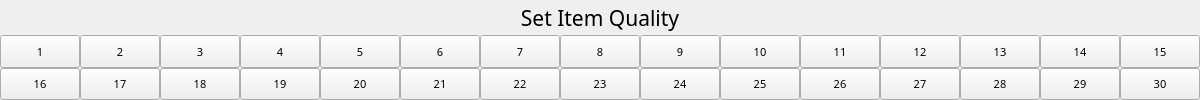
       <widget class="QWidget" name="quality_options" native="true">
        <layout class="QVBoxLayout" name="verticalLayout_4">
         <property name="spacing">
          <number>0</number>
         </property>
         <property name="leftMargin">
          <number>0</number>
         </property>
         <property name="topMargin">
          <number>0</number>
         </property>
         <property name="rightMargin">
          <number>0</number>
         </property>
         <property name="bottomMargin">
          <number>0</number>
         </property>
         <item>
          <widget class="QLabel" name="quality_header_label">
           <property name="sizePolicy">
            <sizepolicy hsizetype="MinimumExpanding" vsizetype="Fixed">
             <horstretch>0</horstretch>
             <verstretch>0</verstretch>
            </sizepolicy>
           </property>
           <property name="minimumSize">
            <size>
             <width>0</width>
             <height>35</height>
            </size>
           </property>
           <property name="font">
            <font>
             <family>fontin</family>
             <pointsize>16</pointsize>
             <stylestrategy>PreferAntialias</stylestrategy>
            </font>
           </property>
           <property name="text">
            <string>Set Item Quality</string>
           </property>
           <property name="alignment">
            <set>Qt::AlignCenter</set>
           </property>
          </widget>
         </item>
         <item>
          <widget class="QWidget" name="quality_buttons" native="true">
           <property name="sizePolicy">
            <sizepolicy hsizetype="MinimumExpanding" vsizetype="MinimumExpanding">
             <horstretch>0</horstretch>
             <verstretch>0</verstretch>
            </sizepolicy>
           </property>
           <property name="font">
            <font>
             <family>fontin-smallcaps</family>
             <pointsize>8</pointsize>
             <stylestrategy>PreferAntialias</stylestrategy>
            </font>
           </property>
           <layout class="QGridLayout" name="gridLayout_3">
            <property name="leftMargin">
             <number>0</number>
            </property>
            <property name="topMargin">
             <number>0</number>
            </property>
            <property name="rightMargin">
             <number>0</number>
            </property>
            <property name="bottomMargin">
             <number>0</number>
            </property>
            <property name="spacing">
             <number>0</number>
            </property>
            <item row="1" column="10">
             <widget class="QPushButton" name="quality_26">
              <property name="sizePolicy">
               <sizepolicy hsizetype="MinimumExpanding" vsizetype="MinimumExpanding">
                <horstretch>0</horstretch>
                <verstretch>0</verstretch>
               </sizepolicy>
              </property>
              <property name="font">
               <font>
                <family>fontin-smallcaps</family>
                <pointsize>8</pointsize>
                <stylestrategy>PreferAntialias</stylestrategy>
               </font>
              </property>
              <property name="text">
               <string>26</string>
              </property>
              <property name="iconSize">
               <size>
                <width>30</width>
                <height>30</height>
               </size>
              </property>
             </widget>
            </item>
            <item row="1" column="11">
             <widget class="QPushButton" name="quality_27">
              <property name="sizePolicy">
               <sizepolicy hsizetype="MinimumExpanding" vsizetype="MinimumExpanding">
                <horstretch>0</horstretch>
                <verstretch>0</verstretch>
               </sizepolicy>
              </property>
              <property name="font">
               <font>
                <family>fontin-smallcaps</family>
                <pointsize>8</pointsize>
                <stylestrategy>PreferAntialias</stylestrategy>
               </font>
              </property>
              <property name="text">
               <string>27</string>
              </property>
              <property name="iconSize">
               <size>
                <width>30</width>
                <height>30</height>
               </size>
              </property>
             </widget>
            </item>
            <item row="1" column="6">
             <widget class="QPushButton" name="quality_22">
              <property name="sizePolicy">
               <sizepolicy hsizetype="MinimumExpanding" vsizetype="MinimumExpanding">
                <horstretch>0</horstretch>
                <verstretch>0</verstretch>
               </sizepolicy>
              </property>
              <property name="font">
               <font>
                <family>fontin-smallcaps</family>
                <pointsize>8</pointsize>
                <stylestrategy>PreferAntialias</stylestrategy>
               </font>
              </property>
              <property name="text">
               <string>22</string>
              </property>
             </widget>
            </item>
            <item row="1" column="0">
             <widget class="QPushButton" name="quality_16">
              <property name="sizePolicy">
               <sizepolicy hsizetype="MinimumExpanding" vsizetype="MinimumExpanding">
                <horstretch>0</horstretch>
                <verstretch>0</verstretch>
               </sizepolicy>
              </property>
              <property name="font">
               <font>
                <family>fontin-smallcaps</family>
                <pointsize>8</pointsize>
                <stylestrategy>PreferAntialias</stylestrategy>
               </font>
              </property>
              <property name="text">
               <string>16</string>
              </property>
              <property name="iconSize">
               <size>
                <width>30</width>
                <height>30</height>
               </size>
              </property>
             </widget>
            </item>
            <item row="1" column="7">
             <widget class="QPushButton" name="quality_23">
              <property name="sizePolicy">
               <sizepolicy hsizetype="MinimumExpanding" vsizetype="MinimumExpanding">
                <horstretch>0</horstretch>
                <verstretch>0</verstretch>
               </sizepolicy>
              </property>
              <property name="font">
               <font>
                <family>fontin-smallcaps</family>
                <pointsize>8</pointsize>
                <stylestrategy>PreferAntialias</stylestrategy>
               </font>
              </property>
              <property name="text">
               <string>23</string>
              </property>
             </widget>
            </item>
            <item row="0" column="7">
             <widget class="QPushButton" name="quality_8">
              <property name="sizePolicy">
               <sizepolicy hsizetype="MinimumExpanding" vsizetype="MinimumExpanding">
                <horstretch>0</horstretch>
                <verstretch>0</verstretch>
               </sizepolicy>
              </property>
              <property name="font">
               <font>
                <family>fontin-smallcaps</family>
                <pointsize>8</pointsize>
                <stylestrategy>PreferAntialias</stylestrategy>
               </font>
              </property>
              <property name="text">
               <string>8</string>
              </property>
              <property name="iconSize">
               <size>
                <width>30</width>
                <height>30</height>
               </size>
              </property>
             </widget>
            </item>
            <item row="0" column="11">
             <widget class="QPushButton" name="quality_12">
              <property name="sizePolicy">
               <sizepolicy hsizetype="MinimumExpanding" vsizetype="MinimumExpanding">
                <horstretch>0</horstretch>
                <verstretch>0</verstretch>
               </sizepolicy>
              </property>
              <property name="font">
               <font>
                <family>fontin-smallcaps</family>
                <pointsize>8</pointsize>
                <stylestrategy>PreferAntialias</stylestrategy>
               </font>
              </property>
              <property name="text">
               <string>12</string>
              </property>
              <property name="iconSize">
               <size>
                <width>30</width>
                <height>30</height>
               </size>
              </property>
             </widget>
            </item>
            <item row="0" column="14">
             <widget class="QPushButton" name="quality_15">
              <property name="sizePolicy">
               <sizepolicy hsizetype="MinimumExpanding" vsizetype="MinimumExpanding">
                <horstretch>0</horstretch>
                <verstretch>0</verstretch>
               </sizepolicy>
              </property>
              <property name="font">
               <font>
                <family>fontin-smallcaps</family>
                <pointsize>8</pointsize>
                <stylestrategy>PreferAntialias</stylestrategy>
               </font>
              </property>
              <property name="text">
               <string>15</string>
              </property>
              <property name="iconSize">
               <size>
                <width>30</width>
                <height>30</height>
               </size>
              </property>
             </widget>
            </item>
            <item row="1" column="5">
             <widget class="QPushButton" name="quality_21">
              <property name="sizePolicy">
               <sizepolicy hsizetype="MinimumExpanding" vsizetype="MinimumExpanding">
                <horstretch>0</horstretch>
                <verstretch>0</verstretch>
               </sizepolicy>
              </property>
              <property name="font">
               <font>
                <family>fontin-smallcaps</family>
                <pointsize>8</pointsize>
                <stylestrategy>PreferAntialias</stylestrategy>
               </font>
              </property>
              <property name="text">
               <string>21</string>
              </property>
             </widget>
            </item>
            <item row="0" column="6">
             <widget class="QPushButton" name="quality_7">
              <property name="sizePolicy">
               <sizepolicy hsizetype="MinimumExpanding" vsizetype="MinimumExpanding">
                <horstretch>0</horstretch>
                <verstretch>0</verstretch>
               </sizepolicy>
              </property>
              <property name="font">
               <font>
                <family>fontin-smallcaps</family>
                <pointsize>8</pointsize>
                <stylestrategy>PreferAntialias</stylestrategy>
               </font>
              </property>
              <property name="text">
               <string>7</string>
              </property>
              <property name="iconSize">
               <size>
                <width>30</width>
                <height>30</height>
               </size>
              </property>
             </widget>
            </item>
            <item row="0" column="2">
             <widget class="QPushButton" name="quality_3">
              <property name="sizePolicy">
               <sizepolicy hsizetype="MinimumExpanding" vsizetype="MinimumExpanding">
                <horstretch>0</horstretch>
                <verstretch>0</verstretch>
               </sizepolicy>
              </property>
              <property name="font">
               <font>
                <family>fontin-smallcaps</family>
                <pointsize>8</pointsize>
                <stylestrategy>PreferAntialias</stylestrategy>
               </font>
              </property>
              <property name="text">
               <string>3</string>
              </property>
              <property name="iconSize">
               <size>
                <width>30</width>
                <height>30</height>
               </size>
              </property>
             </widget>
            </item>
            <item row="0" column="12">
             <widget class="QPushButton" name="quality_13">
              <property name="sizePolicy">
               <sizepolicy hsizetype="MinimumExpanding" vsizetype="MinimumExpanding">
                <horstretch>0</horstretch>
                <verstretch>0</verstretch>
               </sizepolicy>
              </property>
              <property name="font">
               <font>
                <family>fontin-smallcaps</family>
                <pointsize>8</pointsize>
                <stylestrategy>PreferAntialias</stylestrategy>
               </font>
              </property>
              <property name="text">
               <string>13</string>
              </property>
              <property name="iconSize">
               <size>
                <width>30</width>
                <height>30</height>
               </size>
              </property>
             </widget>
            </item>
            <item row="0" column="5">
             <widget class="QPushButton" name="quality_6">
              <property name="sizePolicy">
               <sizepolicy hsizetype="MinimumExpanding" vsizetype="MinimumExpanding">
                <horstretch>0</horstretch>
                <verstretch>0</verstretch>
               </sizepolicy>
              </property>
              <property name="font">
               <font>
                <family>fontin-smallcaps</family>
                <pointsize>8</pointsize>
                <stylestrategy>PreferAntialias</stylestrategy>
               </font>
              </property>
              <property name="text">
               <string>6</string>
              </property>
              <property name="iconSize">
               <size>
                <width>30</width>
                <height>30</height>
               </size>
              </property>
             </widget>
            </item>
            <item row="1" column="2">
             <widget class="QPushButton" name="quality_18">
              <property name="sizePolicy">
               <sizepolicy hsizetype="MinimumExpanding" vsizetype="MinimumExpanding">
                <horstretch>0</horstretch>
                <verstretch>0</verstretch>
               </sizepolicy>
              </property>
              <property name="font">
               <font>
                <family>fontin-smallcaps</family>
                <pointsize>8</pointsize>
                <stylestrategy>PreferAntialias</stylestrategy>
               </font>
              </property>
              <property name="text">
               <string>18</string>
              </property>
             </widget>
            </item>
            <item row="1" column="14">
             <widget class="QPushButton" name="quality_30">
              <property name="sizePolicy">
               <sizepolicy hsizetype="MinimumExpanding" vsizetype="MinimumExpanding">
                <horstretch>0</horstretch>
                <verstretch>0</verstretch>
               </sizepolicy>
              </property>
              <property name="font">
               <font>
                <family>fontin-smallcaps</family>
                <pointsize>8</pointsize>
                <stylestrategy>PreferAntialias</stylestrategy>
               </font>
              </property>
              <property name="text">
               <string>30</string>
              </property>
              <property name="iconSize">
               <size>
                <width>30</width>
                <height>30</height>
               </size>
              </property>
             </widget>
            </item>
            <item row="0" column="1">
             <widget class="QPushButton" name="quality_2">
              <property name="sizePolicy">
               <sizepolicy hsizetype="MinimumExpanding" vsizetype="MinimumExpanding">
                <horstretch>0</horstretch>
                <verstretch>0</verstretch>
               </sizepolicy>
              </property>
              <property name="font">
               <font>
                <family>fontin-smallcaps</family>
                <pointsize>8</pointsize>
                <stylestrategy>PreferAntialias</stylestrategy>
               </font>
              </property>
              <property name="text">
               <string>2</string>
              </property>
              <property name="iconSize">
               <size>
                <width>30</width>
                <height>30</height>
               </size>
              </property>
             </widget>
            </item>
            <item row="1" column="13">
             <widget class="QPushButton" name="quality_29">
              <property name="sizePolicy">
               <sizepolicy hsizetype="MinimumExpanding" vsizetype="MinimumExpanding">
                <horstretch>0</horstretch>
                <verstretch>0</verstretch>
               </sizepolicy>
              </property>
              <property name="font">
               <font>
                <family>fontin-smallcaps</family>
                <pointsize>8</pointsize>
                <stylestrategy>PreferAntialias</stylestrategy>
               </font>
              </property>
              <property name="text">
               <string>29</string>
              </property>
              <property name="iconSize">
               <size>
                <width>30</width>
                <height>30</height>
               </size>
              </property>
             </widget>
            </item>
            <item row="1" column="8">
             <widget class="QPushButton" name="quality_24">
              <property name="sizePolicy">
               <sizepolicy hsizetype="MinimumExpanding" vsizetype="MinimumExpanding">
                <horstretch>0</horstretch>
                <verstretch>0</verstretch>
               </sizepolicy>
              </property>
              <property name="font">
               <font>
                <family>fontin-smallcaps</family>
                <pointsize>8</pointsize>
                <stylestrategy>PreferAntialias</stylestrategy>
               </font>
              </property>
              <property name="text">
               <string>24</string>
              </property>
             </widget>
            </item>
            <item row="1" column="1">
             <widget class="QPushButton" name="quality_17">
              <property name="sizePolicy">
               <sizepolicy hsizetype="MinimumExpanding" vsizetype="MinimumExpanding">
                <horstretch>0</horstretch>
                <verstretch>0</verstretch>
               </sizepolicy>
              </property>
              <property name="font">
               <font>
                <family>fontin-smallcaps</family>
                <pointsize>8</pointsize>
                <stylestrategy>PreferAntialias</stylestrategy>
               </font>
              </property>
              <property name="text">
               <string>17</string>
              </property>
             </widget>
            </item>
            <item row="0" column="13">
             <widget class="QPushButton" name="quality_14">
              <property name="sizePolicy">
               <sizepolicy hsizetype="MinimumExpanding" vsizetype="MinimumExpanding">
                <horstretch>0</horstretch>
                <verstretch>0</verstretch>
               </sizepolicy>
              </property>
              <property name="font">
               <font>
                <family>fontin-smallcaps</family>
                <pointsize>8</pointsize>
                <stylestrategy>PreferAntialias</stylestrategy>
               </font>
              </property>
              <property name="text">
               <string>14</string>
              </property>
              <property name="iconSize">
               <size>
                <width>30</width>
                <height>30</height>
               </size>
              </property>
             </widget>
            </item>
            <item row="1" column="12">
             <widget class="QPushButton" name="quality_28">
              <property name="sizePolicy">
               <sizepolicy hsizetype="MinimumExpanding" vsizetype="MinimumExpanding">
                <horstretch>0</horstretch>
                <verstretch>0</verstretch>
               </sizepolicy>
              </property>
              <property name="font">
               <font>
                <family>fontin-smallcaps</family>
                <pointsize>8</pointsize>
                <stylestrategy>PreferAntialias</stylestrategy>
               </font>
              </property>
              <property name="text">
               <string>28</string>
              </property>
              <property name="iconSize">
               <size>
                <width>30</width>
                <height>30</height>
               </size>
              </property>
             </widget>
            </item>
            <item row="0" column="9">
             <widget class="QPushButton" name="quality_10">
              <property name="sizePolicy">
               <sizepolicy hsizetype="MinimumExpanding" vsizetype="MinimumExpanding">
                <horstretch>0</horstretch>
                <verstretch>0</verstretch>
               </sizepolicy>
              </property>
              <property name="font">
               <font>
                <family>fontin-smallcaps</family>
                <pointsize>8</pointsize>
                <stylestrategy>PreferAntialias</stylestrategy>
               </font>
              </property>
              <property name="text">
               <string>10</string>
              </property>
              <property name="iconSize">
               <size>
                <width>30</width>
                <height>30</height>
               </size>
              </property>
             </widget>
            </item>
            <item row="1" column="9">
             <widget class="QPushButton" name="quality_25">
              <property name="sizePolicy">
               <sizepolicy hsizetype="MinimumExpanding" vsizetype="MinimumExpanding">
                <horstretch>0</horstretch>
                <verstretch>0</verstretch>
               </sizepolicy>
              </property>
              <property name="font">
               <font>
                <family>fontin-smallcaps</family>
                <pointsize>8</pointsize>
                <stylestrategy>PreferAntialias</stylestrategy>
               </font>
              </property>
              <property name="text">
               <string>25</string>
              </property>
             </widget>
            </item>
            <item row="0" column="3">
             <widget class="QPushButton" name="quality_4">
              <property name="sizePolicy">
               <sizepolicy hsizetype="MinimumExpanding" vsizetype="MinimumExpanding">
                <horstretch>0</horstretch>
                <verstretch>0</verstretch>
               </sizepolicy>
              </property>
              <property name="font">
               <font>
                <family>fontin-smallcaps</family>
                <pointsize>8</pointsize>
                <stylestrategy>PreferAntialias</stylestrategy>
               </font>
              </property>
              <property name="text">
               <string>4</string>
              </property>
              <property name="iconSize">
               <size>
                <width>30</width>
                <height>30</height>
               </size>
              </property>
             </widget>
            </item>
            <item row="0" column="10">
             <widget class="QPushButton" name="quality_11">
              <property name="sizePolicy">
               <sizepolicy hsizetype="MinimumExpanding" vsizetype="MinimumExpanding">
                <horstretch>0</horstretch>
                <verstretch>0</verstretch>
               </sizepolicy>
              </property>
              <property name="font">
               <font>
                <family>fontin-smallcaps</family>
                <pointsize>8</pointsize>
                <stylestrategy>PreferAntialias</stylestrategy>
               </font>
              </property>
              <property name="text">
               <string>11</string>
              </property>
              <property name="iconSize">
               <size>
                <width>30</width>
                <height>30</height>
               </size>
              </property>
             </widget>
            </item>
            <item row="1" column="3">
             <widget class="QPushButton" name="quality_19">
              <property name="sizePolicy">
               <sizepolicy hsizetype="MinimumExpanding" vsizetype="MinimumExpanding">
                <horstretch>0</horstretch>
                <verstretch>0</verstretch>
               </sizepolicy>
              </property>
              <property name="font">
               <font>
                <family>fontin-smallcaps</family>
                <pointsize>8</pointsize>
                <stylestrategy>PreferAntialias</stylestrategy>
               </font>
              </property>
              <property name="text">
               <string>19</string>
              </property>
             </widget>
            </item>
            <item row="0" column="8">
             <widget class="QPushButton" name="quality_9">
              <property name="sizePolicy">
               <sizepolicy hsizetype="MinimumExpanding" vsizetype="MinimumExpanding">
                <horstretch>0</horstretch>
                <verstretch>0</verstretch>
               </sizepolicy>
              </property>
              <property name="font">
               <font>
                <family>fontin-smallcaps</family>
                <pointsize>8</pointsize>
                <stylestrategy>PreferAntialias</stylestrategy>
               </font>
              </property>
              <property name="text">
               <string>9</string>
              </property>
              <property name="iconSize">
               <size>
                <width>30</width>
                <height>30</height>
               </size>
              </property>
             </widget>
            </item>
            <item row="0" column="4">
             <widget class="QPushButton" name="quality_5">
              <property name="sizePolicy">
               <sizepolicy hsizetype="MinimumExpanding" vsizetype="MinimumExpanding">
                <horstretch>0</horstretch>
                <verstretch>0</verstretch>
               </sizepolicy>
              </property>
              <property name="font">
               <font>
                <family>fontin-smallcaps</family>
                <pointsize>8</pointsize>
                <stylestrategy>PreferAntialias</stylestrategy>
               </font>
              </property>
              <property name="text">
               <string>5</string>
              </property>
              <property name="iconSize">
               <size>
                <width>30</width>
                <height>30</height>
               </size>
              </property>
             </widget>
            </item>
            <item row="0" column="0">
             <widget class="QPushButton" name="quality_1">
              <property name="sizePolicy">
               <sizepolicy hsizetype="MinimumExpanding" vsizetype="MinimumExpanding">
                <horstretch>0</horstretch>
                <verstretch>0</verstretch>
               </sizepolicy>
              </property>
              <property name="font">
               <font>
                <family>fontin-smallcaps</family>
                <pointsize>8</pointsize>
                <stylestrategy>PreferAntialias</stylestrategy>
               </font>
              </property>
              <property name="text">
               <string>1</string>
              </property>
              <property name="iconSize">
               <size>
                <width>30</width>
                <height>30</height>
               </size>
              </property>
             </widget>
            </item>
            <item row="1" column="4">
             <widget class="QPushButton" name="quality_20">
              <property name="sizePolicy">
               <sizepolicy hsizetype="MinimumExpanding" vsizetype="MinimumExpanding">
                <horstretch>0</horstretch>
                <verstretch>0</verstretch>
               </sizepolicy>
              </property>
              <property name="font">
               <font>
                <family>fontin-smallcaps</family>
                <pointsize>8</pointsize>
                <stylestrategy>PreferAntialias</stylestrategy>
               </font>
              </property>
              <property name="text">
               <string>20</string>
              </property>
             </widget>
            </item>
           </layout>
          </widget>
         </item>
        </layout>
       </widget>
